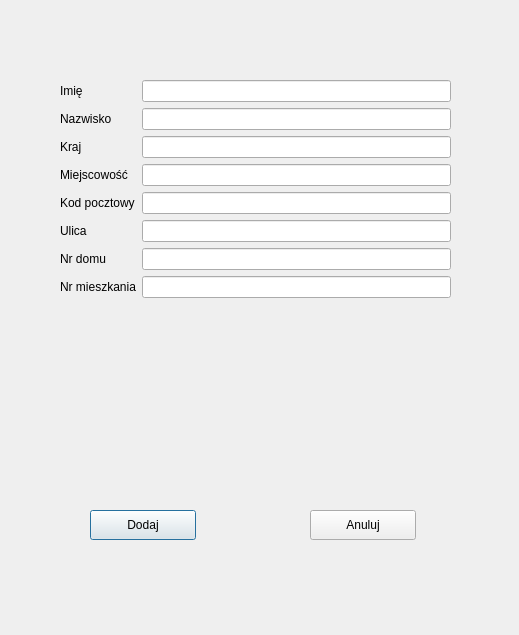
<?xml version="1.0" encoding="UTF-8"?>
<ui version="4.0">
 <class>AddOwnerWindow</class>
 <widget class="QDialog" name="AddOwnerWindow">
  <property name="geometry">
   <rect>
    <x>0</x>
    <y>0</y>
    <width>519</width>
    <height>635</height>
   </rect>
  </property>
  <property name="windowTitle">
   <string>Dodaj Opiekuna</string>
  </property>
  <widget class="QWidget" name="formLayoutWidget">
   <property name="geometry">
    <rect>
     <x>60</x>
     <y>80</y>
     <width>391</width>
     <height>351</height>
    </rect>
   </property>
   <layout class="QFormLayout" name="formLayout">
    <item row="0" column="0">
     <widget class="QLabel" name="label">
      <property name="text">
       <string>Imię</string>
      </property>
     </widget>
    </item>
    <item row="0" column="1">
     <widget class="QLineEdit" name="ownerName"/>
    </item>
    <item row="1" column="0">
     <widget class="QLabel" name="label_2">
      <property name="text">
       <string>Nazwisko</string>
      </property>
     </widget>
    </item>
    <item row="2" column="0">
     <widget class="QLabel" name="label_3">
      <property name="text">
       <string>Kraj</string>
      </property>
     </widget>
    </item>
    <item row="3" column="0">
     <widget class="QLabel" name="label_4">
      <property name="text">
       <string>Miejscowość</string>
      </property>
     </widget>
    </item>
    <item row="5" column="0">
     <widget class="QLabel" name="label_5">
      <property name="text">
       <string>Ulica</string>
      </property>
     </widget>
    </item>
    <item row="6" column="0">
     <widget class="QLabel" name="label_6">
      <property name="text">
       <string>Nr domu</string>
      </property>
     </widget>
    </item>
    <item row="7" column="0">
     <widget class="QLabel" name="label_7">
      <property name="text">
       <string>Nr mieszkania</string>
      </property>
     </widget>
    </item>
    <item row="4" column="0">
     <widget class="QLabel" name="label_8">
      <property name="text">
       <string>Kod pocztowy</string>
      </property>
     </widget>
    </item>
    <item row="1" column="1">
     <widget class="QLineEdit" name="ownerSurname"/>
    </item>
    <item row="2" column="1">
     <widget class="QLineEdit" name="ownerCountry"/>
    </item>
    <item row="3" column="1">
     <widget class="QLineEdit" name="ownerCity"/>
    </item>
    <item row="4" column="1">
     <widget class="QLineEdit" name="ownerPostalCode"/>
    </item>
    <item row="5" column="1">
     <widget class="QLineEdit" name="ownerStreet"/>
    </item>
    <item row="6" column="1">
     <widget class="QLineEdit" name="ownerPropNum"/>
    </item>
    <item row="7" column="1">
     <widget class="QLineEdit" name="ownerFlatNum"/>
    </item>
   </layout>
  </widget>
  <widget class="QPushButton" name="pushButton">
   <property name="geometry">
    <rect>
     <x>90</x>
     <y>510</y>
     <width>106</width>
     <height>30</height>
    </rect>
   </property>
   <property name="text">
    <string>Dodaj</string>
   </property>
  </widget>
  <widget class="QPushButton" name="pushButton_2">
   <property name="geometry">
    <rect>
     <x>310</x>
     <y>510</y>
     <width>106</width>
     <height>30</height>
    </rect>
   </property>
   <property name="text">
    <string>Anuluj</string>
   </property>
  </widget>
 </widget>
 <resources/>
 <connections/>
</ui>
